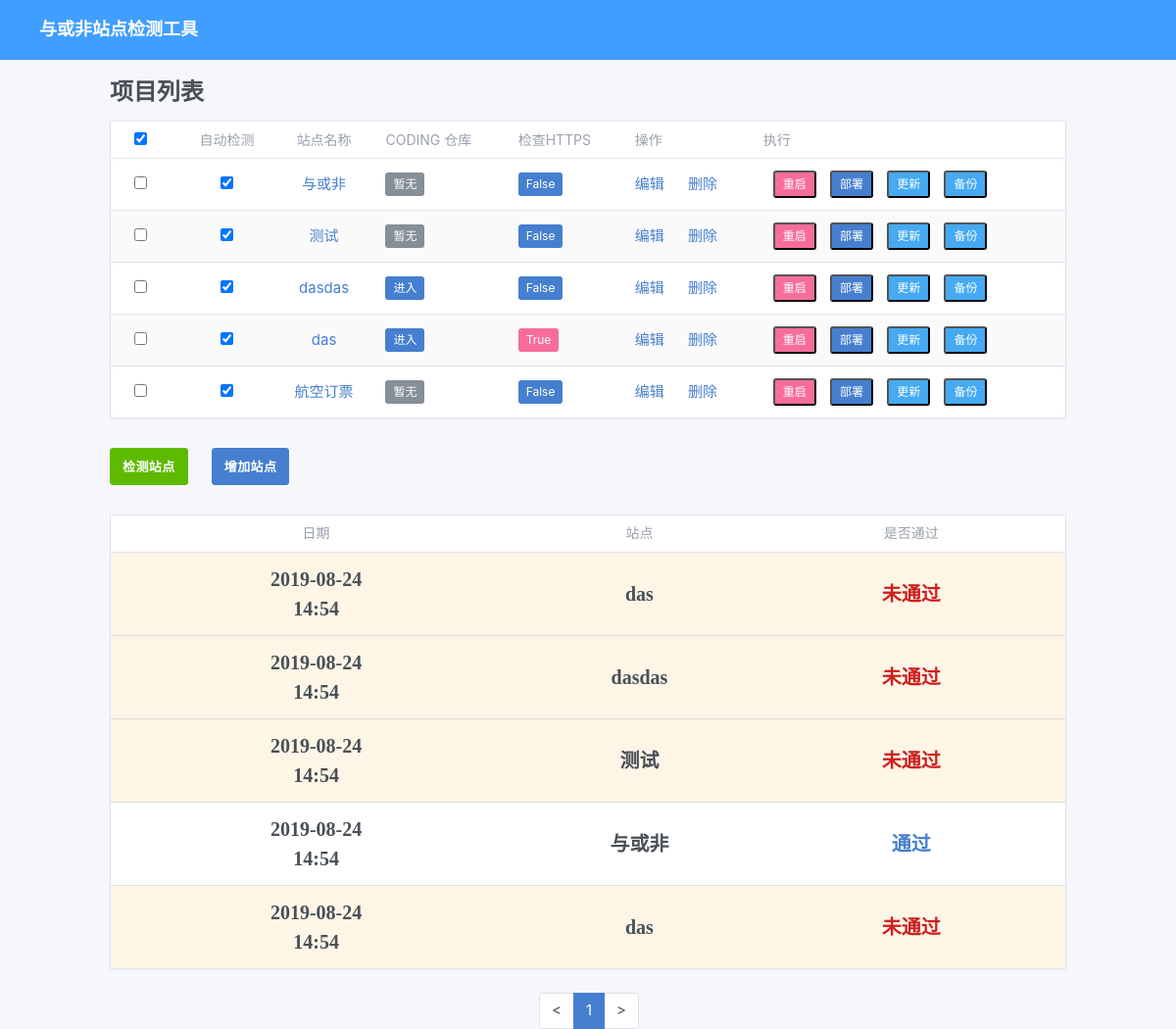
The page / on the database its author committed.
### app/models.py (models this page shows, shortened)
class Site(models.Model):
    name = models.CharField(verbose_name="站点名称", max_length=50)
    href = models.CharField(verbose_name="网址", max_length=200)
    coding = models.CharField(verbose_name="coding 仓库", max_length=200, null=True, blank=True)
    need_verification = models.BooleanField(verbose_name="检查HTTPS", default=True)
    add_time = models.DateTimeField(default=timezone.now, verbose_name="加入时间")
    is_ignore = models.BooleanField(verbose_name='忽略检测', default=False)
    is_select = models.BooleanField(verbose_name='是否选择', default=True)
    overseas = models.BooleanField(verbose_name='长响应站点', default=False)
    restart = models.CharField(verbose_name="重启文件", max_length=100, null=True, blank=True)
    deploy = models.CharField(verbose_name="部署文件", max_length=100, null=True, blank=True)
    update_cert = models.CharField(verbose_name="更新证书", max_length=100, null=True, blank=True)
    copy = models.CharField(verbose_name="备份", max_length=100, null=True, blank=True)
    project_path = models.CharField(verbose_name="项目路径", max_length=100, null=True, blank=True)
    class Meta:
        verbose_name = verbose_name_plural = '站点列表'
        ordering = ['add_time', 'id']

class SiteHistory(models.Model):
    verification_date = models.DateTimeField(default=timezone.now, verbose_name="日期")
    site = models.ForeignKey(Site, on_delete = models.CASCADE)
    ping_time = models.FloatField(verbose_name="响应时间", null= True)
    result = models.CharField(verbose_name="信息", max_length=200)
    certificate = models.PositiveIntegerField(verbose_name="证书信息", null=True)
    status_code = models.CharField(verbose_name="状态码", max_length=20)
    site_type = models.CharField(verbose_name="站点状态", max_length=20,choices=site_status, default='1')
    class Meta:
        verbose_name = verbose_name_plural = '站点检测历史记录'
        ordering = ['-id']

### app/views.py (the view)
# urls.py: path(r"^$", views.index, name="index"),
@require_GET
def index(request):
    try:
        page = int(request.GET.get("page", 1))
    except ValueError:
        page = 1
    sites = Site.objects.all()
    history_list = SiteHistory.objects.all()
    each_page_number = max(sites.count(), 1)
    pagination = paginator.Paginator(history_list, each_page_number)
    try:
        page_obj = pagination.page(page)
    except paginator.EmptyPage:
        page_obj = pagination.page(1)
    context = {}
    context['sites'] = sites
    context['history_list'] = history_list
    context['page_obj'] = page_obj
    return render(request, "app/index.html", context)

### app/templates/app/index.html (shortened to what this page needs)
<!DOCTYPE html>
<html lang="en">
<head>
    <link rel="stylesheet" href="{% static 'app/css/reset.css' %}">
    <link rel="stylesheet" href="{% static 'app/css/media.css' %}">
    <link rel="stylesheet" href="{% static 'app/css/base.css' %}">
    <link rel="stylesheet" href="{% static 'app/css/dashboard.css' %}">
    <link rel="stylesheet" href="{% static 'app/css/comment.css' %}">
    <link href="{% static 'app/css/dashboard.css' %}" rel="stylesheet"/>
    <link rel="stylesheet" href="{% static 'app/css/font-awesome.min.css' %}">
</head>
<body>
    <div class="header">
        <h3 class="sm-center">与或非站点检测工具</h3>
    </div>
    <div class="container">
        <h3 class="sm-center">项目列表</h3>
        <div class="card">
          {% if sites %}
          <form action="{% url 'verification' %}" method="POST" id="verification_site_form">
            <div class="table-responseive">
            <table class="table card-table table-striped table-vcenter">
                <thead>
                  <tr class=>
                    <th name="is_verification">
                      <input type="checkbox" id="select-all" checked name="verificate-all" >
                    </th>
                    <th name="is-ignore-td">自动检测</th>
                    <th name="site-name-th">站点名称</th>
                    <th name="site-coding-th">Coding 仓库</th>
                    <th name="site-https-th">检查HTTPS</th>
                    <th name='site-options'>操作</th>
                    <th name='run-script'>执行</th>
                  </tr>
                </thead>
                <tbody name="site-list">
                  {% for site in sites %}
                  <tr data-num="{{ site.pk }}">
                    <td name="is_verification">
                      <input type="checkbox" name="site-pk-checkbox" value="{{ site.pk }}" {% if site.is_ignore %}checked{% endif %}>
                    </td>
                    <td name='is-ignore-td'>
                      <input type="checkbox" name="is-ignore" value="{{ site.pk }}" {% if site.is_ignore %}{% else %}checked='true'{% endif %} >
                    </td>
                    <td name="site-name"><a href="{% if site.need_verification %}https{% else %}http{% endif %}://{{ site.href }}">{{ site.name }}</a></td>
                    <td name="site-coding">
                      {% if site.coding %}
                        <a href="http://{{ site.coding }}" class="tag tag-primary" target="_blank">
                          进入
                        </a>
                      {% else %}
                        <span class="tag tag-gray">暂无</span>
                      {% endif %}
                    </td>
                    <td name="site-needverification">
                      <span class="tag tag-{% if site.need_verification %}pink{% else %}blue{% endif %}">{{ site.need_verification }}</span>
                    </td>
                    <td name="site-options">
                      <a class="mr-20" href="javascript:void(0)" data-type="editor-site" data-name="{{ site.name }}" data-href="{{ site.href }}" data-coding="{% if site.coding %}{{ site.coding }}{% endif %}" data-verification="{{ site.need_verification }}" data-num="{{ site.pk }}" data-overseas="{{ site.overseas }}" data-deploy="{{ site.deploy }}" data-restart="{{ site.restart }}" data-update-cert="{{ site.update_cert }}" data-copy="{{ site.copy }}">
                        编辑
                      </a>
                      <a href="javascript:void(0)" class="" data-type="delete-site" data-num="{{ site.pk }}">
                        删除
                      </a>
                    </td>
                    <td name="run-script">
                      <button class="tag tag-pink" name="restart-btn" data-id="{{ site.pk }}" data-action="restart">
                        重启
                      </button>
                      <button class="tag tag-blue" data-action="deploy" name="deploy-btn" data-id="{{ site.pk }}">
                        部署
                      </button>
                      <button class="tag tag-azure" data-action="update_cert" name="update-cert-btn" data-id="{{ site.pk }}">
                        更新
                      </button>
                      <button class="tag tag-azure" data-action="update_cert" name="copy" data-id="{{ site.pk }}">
                        备份
                      </button>
                    </td>
                  </tr>
                  {% endfor %}
                </tbody>
            </table>
            </div>
            </form>
          {% else %}
          <div class="mt-20">
            <h2 class='text-center'>暂无数据</h2>
          </div>
          {% endif %}
        </div>
        <div class="operate-btn">
            <a href="javascript:void(0);" class="btn btn-success mr-20" id="start-verification">检测站点</a>
            <button class="btn btn-primary" id="add-site">增加站点</button>
        </div>
        <div class="history">
            <div class="card">
              {% if history_list %}
                <div class="table-response">
                    <table class="table table-hover table-outline table-vcenter card-table text-center" >
                      <thead>
                        <tr>
                          <th>日期</th>
                          <th>站点</th>
                          <th class="text-center">是否通过</th>
                        </tr>
                      </thead>
                      <tbody name="history-tbody">
                        {% for history in page_obj %}
                          <tr class="{% if history.site_type != '1' %}tr-warning{% endif%}" name="show-site-description">
                            <td name='history-date'>
                              {{ history.verification_date|date:'Y-m-d' }}<br>
                              {{ history.verification_date|date:'H:i' }}
                            </td>
                            <td name="site-name">
                              {{ history.site.name }}
                            </td>
                            <td class="text-center" name="history-site-isok">
                              <div>
                                <a href="javascript:void(0);"
                                  style="text-decoration: none;">
                                  {% if history.site_type == '1' %}
                                    通过
                                  {% else %}
                                    <span class="text-danger">未通过</span>
                                  {% endif %}
                                </a>
                              </div>
                            </td>
                          </tr>
                        {% endfor %}
                       </tbody>
                    </table>
                </div>
              {% else %}
                <h3 class="text-center mt-20">暂无数据</h3>
              {% endif %}
            </div>
        </div>
        {% if page_obj %}
          <div class="pagination-wrap text-center my-footer">
            <ul class="pagination">
              <li class="page-item">
                {% if page_obj.has_previous %}
                  <a class="page-link" href="?page={{ page_obj.previous_page_number }}">&lt;</a>
                {% else %}
                  <a href="javascript:void(0);" class="page-link">&lt;</a>
                {% endif %}
              </li>
              <li class="page-item active"><a class="page-link">{{ page_obj.number }}</a></li>
              <li class="page-item">
                {% if page_obj.has_next %}
                  <a class="page-link" href="?page={{ page_obj.next_page_number }}">&gt;</a>
                {% else %}
                  <a href="javascript:void(0);" class="page-link">&gt;</a>
                {% endif %}
              </li>
            </ul>
          </div>
        {% endif %}
    </div>
</body>
</html>

### app/static/app/css/base.css (style rules this page uses)
a { text-decoration: none!important; }
div.header { background-color: #409eff; color: white; padding: 0; margin-bottom: 20px; }
div.header h3 { padding: 10px 40px; line-height: 40px; font-size: 18px; margin: 0; }
div.container { width: 100%; max-width: 1000px; }
div.container>h3 { font-family: "微软雅黑"; font-weight: bolder; }
div.operate-btn { margin-top: 30px; margin-bottom: 30px; }
div.history { margin-bottom: 20px; font-weight: bold; font-family: '微软雅黑'; font-size: 20px; }
tr.tr-warning { background-color: #fdf5e6; }
.text-danger { color: red; }
ul.pagination { width: 100px; margin: 0 auto; text-align: center; }
tr[name=show-site-description] { cursor: pointer; }
td[name=site-options] a { text-decoration: none; }
.my-footer { margin-top: 20px; margin-bottom: 20px; }
th[name=is_verification] { width: 70px; box-sizing: border-box; }
[name=is-ignore-td], [name=site-name-th], [name=site-name] { text-align:center; }
td[name=run-script] button { margin-left: 10px; }

### app/static/app/css/comment.css (style rules this page uses)
.mr-20 { margin-right: 20px; }

### rows shown on the page
Site: is_ignore "☑", name "与或非", shows "暂无", need_verification "False"
Site: is_ignore "☑", name "测试", shows "暂无", need_verification "False"
Site: is_ignore "☑", name "dasdas", need_verification "False"
Site: is_ignore "☑", name "das", need_verification "True"
Site: is_ignore "☑", name "航空订票", shows "暂无", need_verification "False"
SiteHistory: verification_date "2019-08-24", verification_date "14:54", site.name "das", site_type "未通过"
SiteHistory: verification_date "2019-08-24", verification_date "14:54", site.name "dasdas", site_type "未通过"
SiteHistory: verification_date "2019-08-24", verification_date "14:54", site.name "测试", site_type "未通过"
SiteHistory: verification_date "2019-08-24", verification_date "14:54", site.name "与或非", site_type "通过"
SiteHistory: verification_date "2019-08-24", verification_date "14:54", site.name "das", site_type "未通过"

### other values the page prints
{{ page_obj.number }} "1"
